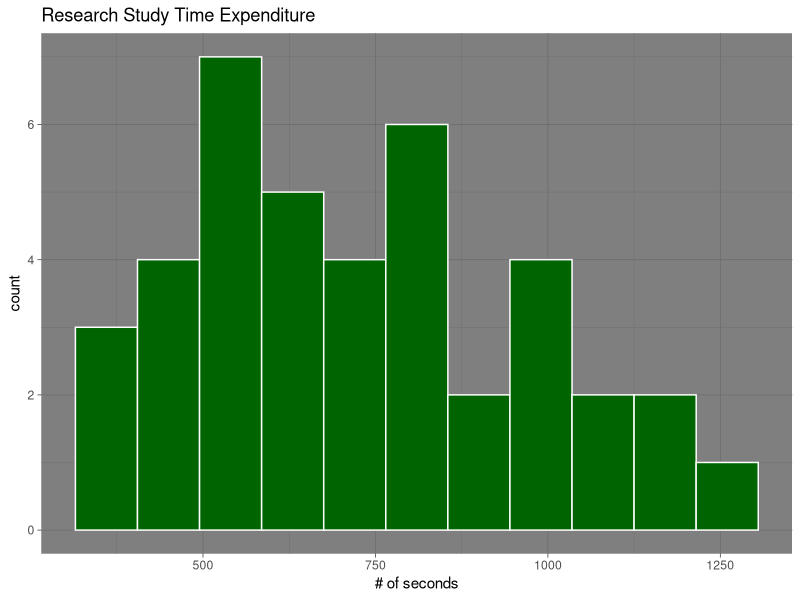
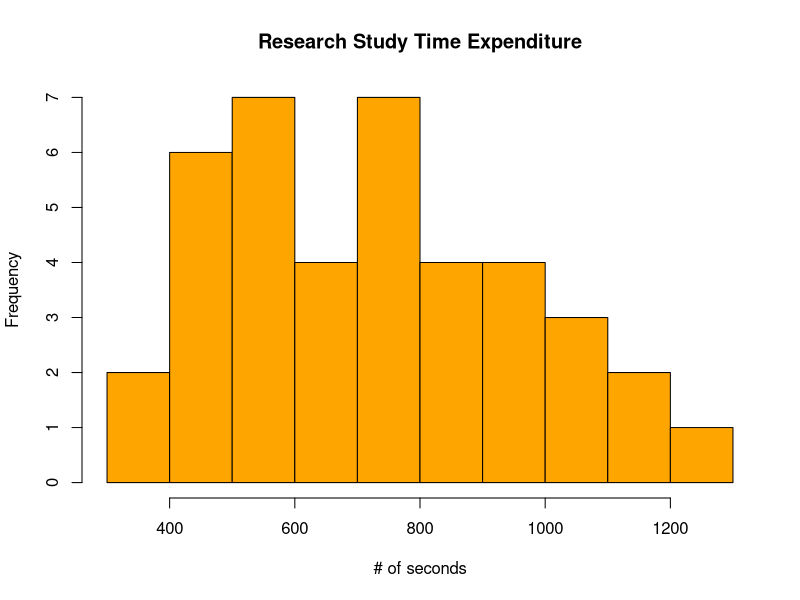
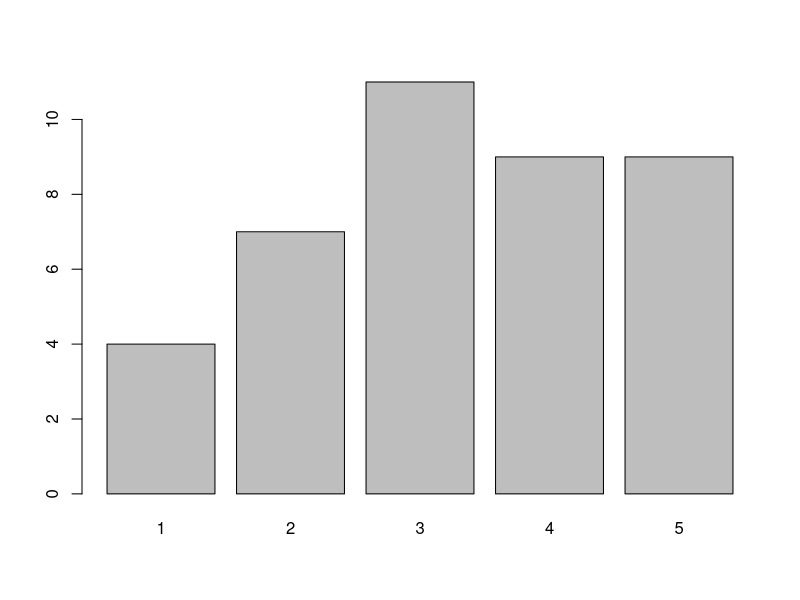
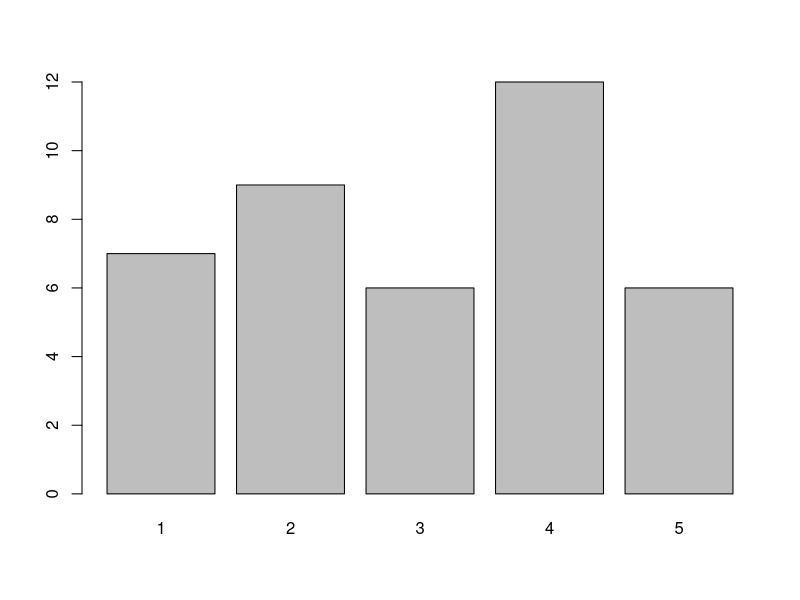

Write R code to recreate these figures, in order.
## ---- chunk 1
#ensure working dir is correct
#load appropriate libraries

library(tidyverse)
library(psych)
## ---- chunk 2
raw_df = read.csv("../data/landers_wk3data.csv", header = T)
glimpse(raw_df) 
## ---- chunk 3
raw_df = raw_df %>%
    mutate_at(vars('timeStart', 'timeEnd'), as.POSIXct)
#glimpse(raw_df) #notice the vars changed from 'factor' to 'POSIX'
## ---- chunk 4
#research assistants participated during the month of June
#remove them and create a new df; q6 was check response item keyed for 1
clean_df = raw_df %>%
    filter_at(vars('timeStart', 'timeEnd', 'q6'), 
              any_vars(. >= "2017-07-01 00:00:00" & q6 == 1))
## ---- chunk 5
#save total time spent on study in seconds as a new variable
#recast timeSpent as num
clean_df = clean_df %>%
    mutate('timeSpent_secs' = as.numeric(difftime(
            timeEnd, timeStart, units = 'secs')))
## ---- chunk 6
#ggplot2/tidyverse syntax
ggplot(clean_df, aes(x = timeSpent_secs)) + 
    geom_histogram(stat = "bin", binwidth = 90,
                   color = "white", 
                   fill = "dark green") +
    labs(title = "Research Study Time Expenditure", 
         x = "# of seconds") +
    theme_dark()

#base R syntax
hist(clean_df$timeSpent_secs, col = "orange", 
     main = "Research Study Time Expenditure", xlab = "# of seconds")
## ---- chunk 7
freq_tbls_list = lapply(clean_df[, c(5, 14)], table)
freq_tbls_list

#tidyverse syntax
# clean_df %>% 
#     select('q1', 'q10') %>%
#     lapply(table)
## ---- chunk 8
library(gridExtra)

bp1 = barplot(freq_tbls_list$q1)
bp2 = barplot(freq_tbls_list$q10)

bp1
bp2
## ---- chunk 9
#tidyverse syntax
clean_df %>% 
  filter_at(vars('q1', 'q2', 'q3'), any_vars(q1 >= q2 & q2 != q3)) %>%
  count()
